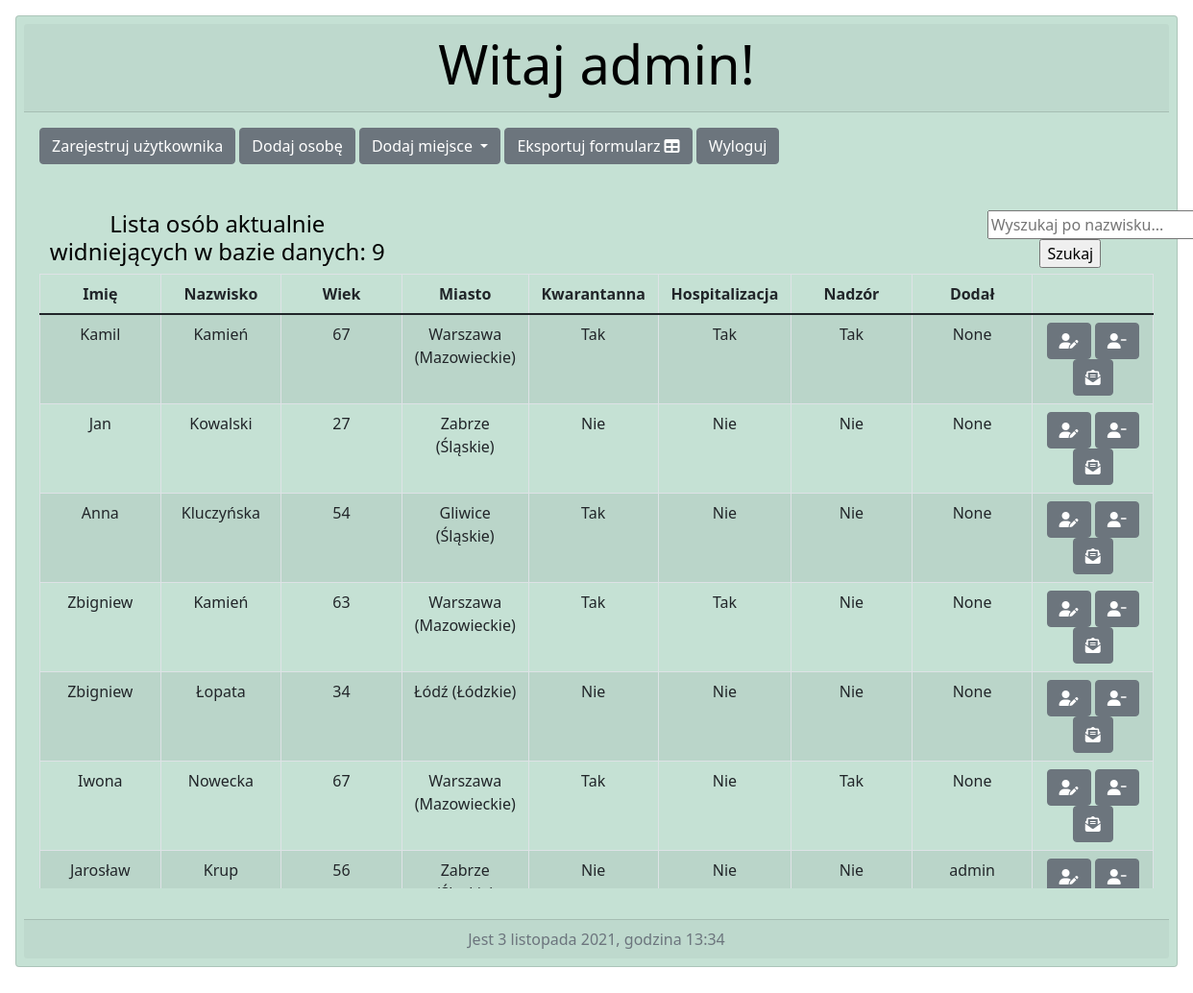
Before: /covid/main/ (signed in) with the older database file.
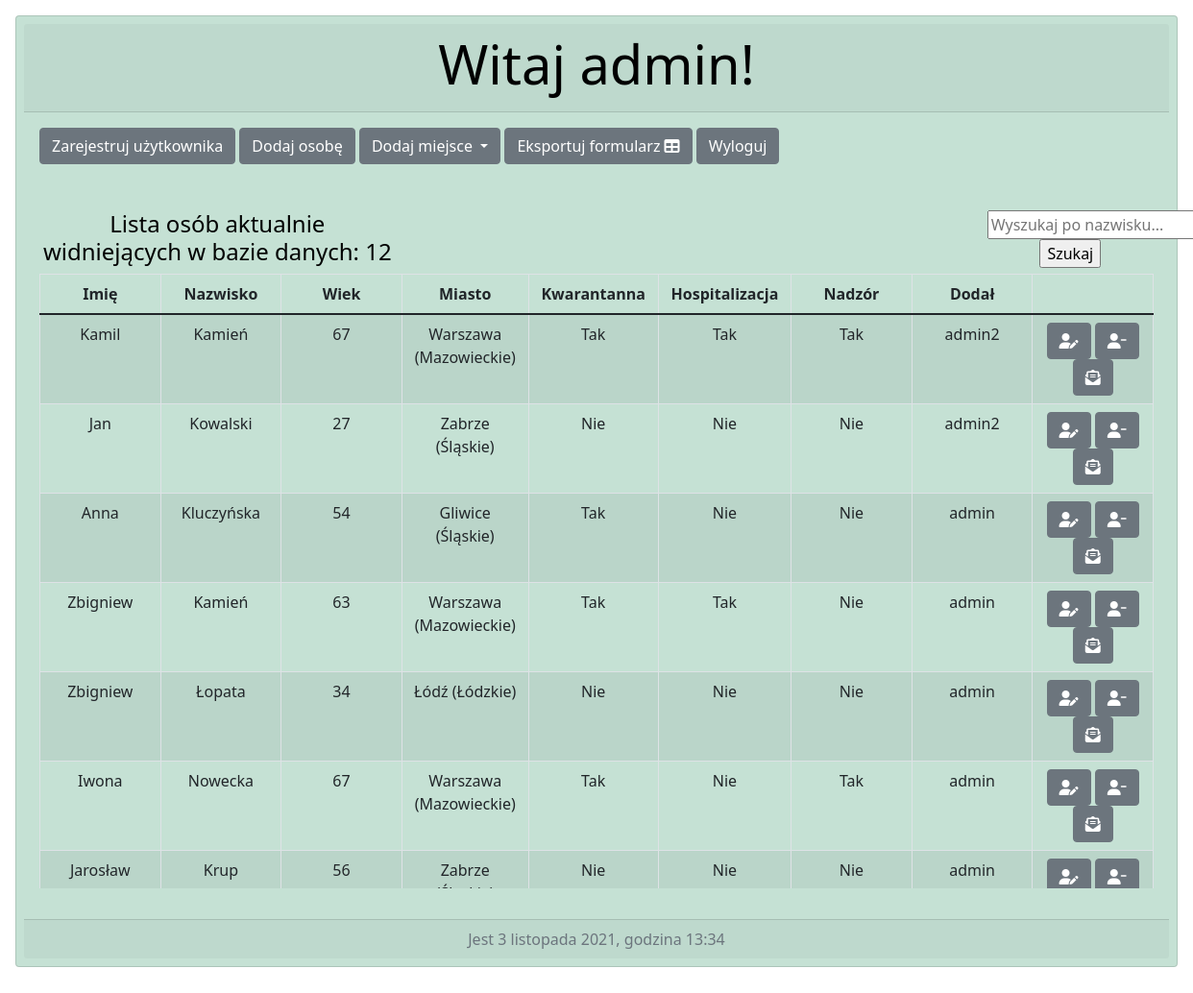
After: the same page with the newer database file.
### covid/models.py (models this page shows, shortened)
class Person(models.Model):
    GENDER = {
        (1, 'Mężczyzna'),
        (2, 'Kobieta'),
        (3, 'inna')
    }
    BINARY = {
        (0, 'Nie'),
        (1, 'Tak')
    }
    name = models.CharField(max_length=32)
    surname = models.CharField(max_length=32)
    gender = models.PositiveSmallIntegerField(choices=GENDER)
    age = models.PositiveSmallIntegerField()
    address = models.CharField(max_length=60)
    city = models.ForeignKey(City, on_delete=models.PROTECT, related_name='city')
    telephone_number = PhoneNumberField()
    date_of_received_information = models.DateField(null=True, blank=True)
    date_of_positive_result = models.DateField(null=True, blank=True)
    laboratory_performing_tests = models.ForeignKey(Laboratory, on_delete=models.PROTECT, related_name='laboratory')
    whereabouts = models.ForeignKey(City, on_delete=models.PROTECT, related_name='whereabouts')
    source_of_infection = models.TextField(null=True, blank=True)
    hospitalization = models.PositiveSmallIntegerField(choices=BINARY, default=0)
    hospital = models.ForeignKey(Hospital, on_delete=models.PROTECT, related_name='hospital', null=True, blank=True)
    supervision = models.PositiveSmallIntegerField(choices=BINARY, default=0)
    quarantine = models.PositiveSmallIntegerField(choices=BINARY, default=0)
    who_added = models.CharField(max_length=32, default="None")

class City(models.Model):
    name = models.CharField(max_length=32)
    county = models.CharField(max_length=32)
    province = models.CharField(max_length=32)
    def __str__(self):
        return self.name_province()
    def name_province(self):
        return "{} ({})".format(self.name, self.province)

### covid/views.py (the view)
# urls.py: path('main/', main, name='main'),
@login_required
def main(request):
    try:
        people = Person.objects.filter(surname__icontains=request.GET.get('search'))
    except ValueError:
        people = Person.objects.all()
    return render(request, 'main.html', {'people': people})

### templates/main.html (shortened to what this page needs)
{% extends 'pattern.html' %}
{% block card_head %}
    {% if user.is_authenticated %}
      <h2 class="display-4">Witaj {{ user.username }}!</h2>
    {% endif %}
{% endblock %}
{% block card_body %}
    <ul class="nav nav-pills">
      <li class="nav-item">
        <div class="dropdown">
          {% if perms.covid %}
          <a href="{% url 'register' %}" class="btn btn-secondary">Zarejestruj użytkownika </a>  <a href="{% url 'add_person' %}" class="btn btn-secondary">Dodaj osobę</a> <a class="btn btn-secondary dropdown-toggle" href="#" role="button" id="dropdownMenuLink" data-bs-toggle="dropdown" aria-expanded="false"> Dodaj miejsce </a> <a href="{% url 'export_excel' %}" class="btn btn-secondary">Eksportuj formularz <i class="fas fa-table"></i></a>   <a href="{% url 'logout' %}" class="btn btn-secondary">Wyloguj</a>
          {% endif %}
        </div>
      </li>
    </ul>
    <br>
    <br>
    <div class="row">
      <div class="col-4">
        <h4>Lista osób aktualnie widniejących w bazie danych: {{ people|length }}</h4>
      </div>
      <div class="col-6">
      </div>
      <div class="col-2">
        <form action="">
          <input type="text" name="search" placeholder="Wyszukaj po nazwisku..." value="{{request.GET.name}}">
          <input type="submit" value="Szukaj" >
        </form>
      </div>
    </div>
    <table class="table table-bordered table-striped scroll_table">
      <thead>
        <tr>
          <th scope="col">Imię</th>
          <th scope="col">Nazwisko</th>
          <th scope="col">Wiek</th>
          <th scope="col">Miasto</th>
          <th scope="col">Kwarantanna</th>
          <th scope="col">Hospitalizacja</th>
          <th scope="col">Nadzór</th>
          <th scope="col">Dodał</th>
          <th scope="col"></th>
        </tr>
      </thead>
      <tbody>
        {% for person in people %}
        <tr>
          <td>{{ person.name }}</td>
          <td>{{ person.surname }}</td>
          <td>{{ person.age }}</td>
          <td>{{ person.city }}</td>
          <td>{{ person.get_quarantine_display }}</td>
          <td>{{ person.get_hospitalization_display }}</td>
          <td>{{ person.get_supervision_display }}</td>
          <td>{{ person.who_added }}</td>
          <td><a href="{% url 'edit_person' person.id %}" class="btn btn-secondary" data-toggle="tooltip" title="Edytuj osobę"><i class="fas fa-user-pen"></i></a> <a href="{% url 'delete_person' person.id %}" class="btn btn-secondary" data-toggle="tooltip" title="Usuń osobę"><i class="fas fa-user-minus"></i></a> <a href="{% url 'export_docx' person.id %}"  class="btn btn-secondary" data-toggle="tooltip" title="Generuj zawiadomienie"><i class="fas fa-envelope-open-text"></i></a></li></td>
        </tr>
        {% endfor %}
      </tbody>
    </table>
{% endblock %}

Changed rows visible on the page:
changed Person "Kamil": who_added "None" → "admin2"
changed Person "Jan": who_added "None" → "admin2"
changed Person "Anna": who_added "None" → "admin"
changed Person (number 4 of 7 on the later page): who_added "None" → "admin"
changed Person "Łopata": who_added "None" → "admin"
changed Person "Iwona": who_added "None" → "admin"
Other visible differences:
{{ people|length }}: "9" → "12"
